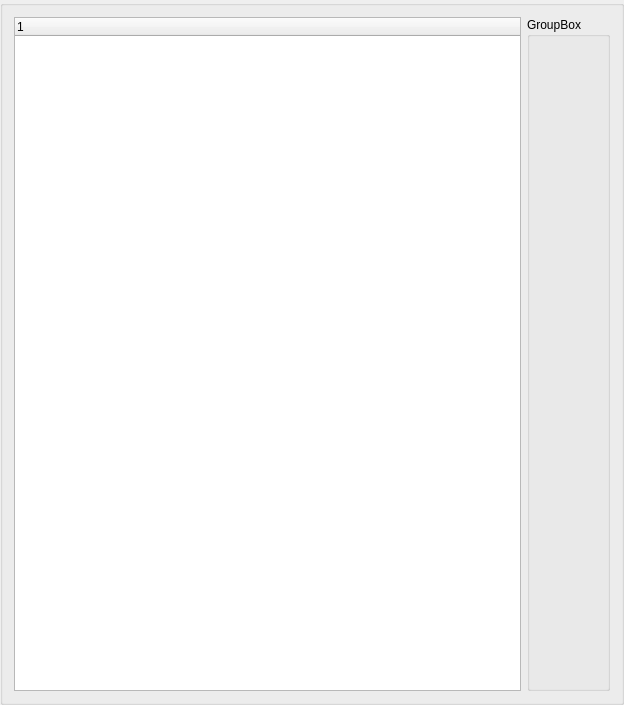
<?xml version="1.0" encoding="UTF-8"?>
<ui version="4.0">
 <class>mapManager</class>
 <widget class="QGroupBox" name="mapManager">
  <property name="geometry">
   <rect>
    <x>0</x>
    <y>0</y>
    <width>624</width>
    <height>705</height>
   </rect>
  </property>
  <property name="windowTitle">
   <string>GroupBox</string>
  </property>
  <layout class="QHBoxLayout" name="horizontalLayout">
   <item>
    <widget class="QTreeWidget" name="treeWidget"/>
   </item>
   <item>
    <widget class="QGroupBox" name="groupBox">
     <property name="sizePolicy">
      <sizepolicy hsizetype="Minimum" vsizetype="Preferred">
       <horstretch>0</horstretch>
       <verstretch>0</verstretch>
      </sizepolicy>
     </property>
     <property name="title">
      <string>GroupBox</string>
     </property>
    </widget>
   </item>
  </layout>
 </widget>
 <resources/>
 <connections/>
</ui>
